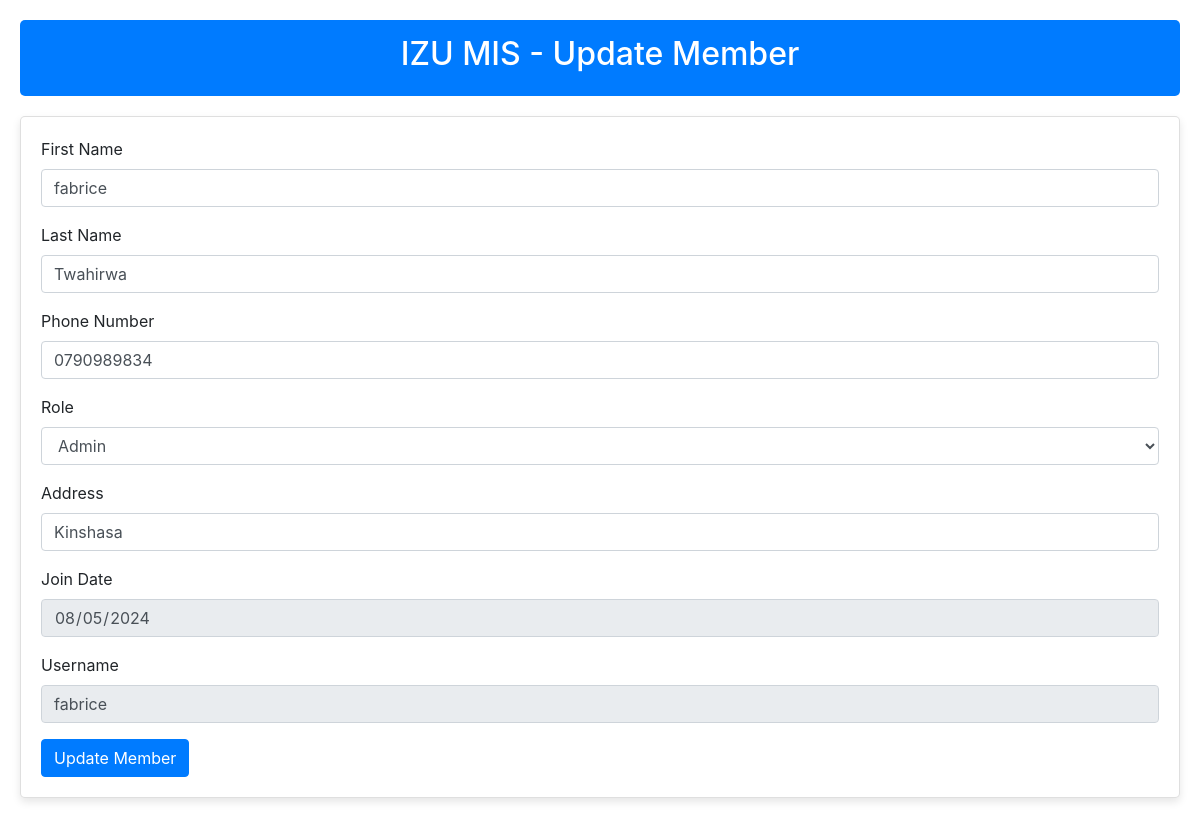
The app's page /update_member.php?id=26 with its own data.
### tables this page shows
CREATE TABLE `members` (
  `id` int(11) NOT NULL,
  `first_name` varchar(50) NOT NULL,
  `last_name` varchar(50) NOT NULL,
  `phone_number` varchar(255) NOT NULL,
  `type` varchar(255) NOT NULL,
  `address` varchar(255) NOT NULL,
  `join_date` date NOT NULL,
  `username` varchar(255) NOT NULL,
  `password` varchar(255) NOT NULL
);

### update_member.php (the view, shortened to what this page needs)
<?php
require_once 'config.php';
if (isset($_GET['id'])) {
    $id = $_GET['id'];
    $sql = 'SELECT * FROM members WHERE id = :id';
    $stmt = $pdo->prepare($sql);
    $stmt->execute(['id' => $id]);
    $member = $stmt->fetch();
} else {
    die('ID not specified.');
}
?>
<!DOCTYPE html>
<html lang="en">
<head>
    <link href="https://stackpath.bootstrapcdn.com/bootstrap/4.5.2/css/bootstrap.min.css" rel="stylesheet">
</head>
<body>
    <div class="content">
        <div class="header">
            <h2>IZU MIS - Update Member</h2>
        </div>
        <div id="update-member" class="card">
            <form method="POST" id="updateForm">
                <div class="form-group">
                    <label for="first_name">First Name</label>
                    <input type="text" class="form-control" id="first_name" name="first_name" value="<?php echo htmlspecialchars($member['first_name']); ?>" required pattern="[A-Za-z]+" title="Letters only">
                </div>
                <div class="form-group">
                    <label for="last_name">Last Name</label>
                    <input type="text" class="form-control" id="last_name" name="last_name" value="<?php echo htmlspecialchars($member['last_name']); ?>" required pattern="[A-Za-z]+" title="Letters only">
                </div>
                <div class="form-group">
                    <label for="phone_number">Phone Number</label>
                    <input type="text" class="form-control" id="phone_number" name="phone_number" value="<?php echo htmlspecialchars($member['phone_number']); ?>" required pattern="^(078|079|073|072)\d{7}$" title="Phone number must start with 078, 079, 073, or 072 and be exactly 10 digits" maxlength="10" minlength="10">
                </div>
                <div class="form-group">
                    <label for="type">Role</label>
                    <select class="form-control" id="type" name="type" required>
                        <option value="Admin" <?php if ($member['type'] == 'Admin') echo 'selected'; ?>>Admin</option>
                    </select>
                </div>
                <div class="form-group">
                    <label for="address">Address</label>
                    <input type="text" class="form-control" id="address" name="address" value="<?php echo htmlspecialchars($member['address']); ?>" required>
                </div>
                <div class="form-group">
                    <label for="join_date">Join Date</label>
                    <input type="date" class="form-control" id="join_date" name="join_date" value="<?php echo date('Y-m-d'); ?>" required readonly>
                </div>
                <div class="form-group">
                    <label for="username">Username</label>
                    <input type="text" class="form-control" id="username" name="username" value="<?php echo htmlspecialchars($member['username']); ?>" readonly>
                </div>
                <button type="submit" class="btn btn-primary">Update Member</button>
            </form>
        </div>
    </div>
</body>
</html>

### update_member.php (style rules this page uses)
.content { padding: 20px; width: 100%; }
.header { background-color: #007bff; color: white; padding: 15px; text-align: center; border-radius: 5px; margin-bottom: 20px; }
.card { padding: 20px; border-radius: 5px; box-shadow: 0 4px 8px rgba(0, 0, 0, 0.1); margin-bottom: 20px; }

### records on screen
members: first_name "fabrice", last_name "Twahirwa", phone_number "0790989834", type "Admin", address "Kinshasa", username "fabrice"
